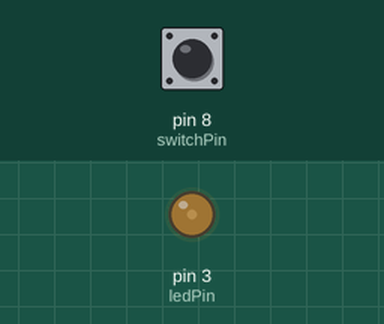
A sketch run on a simulated Arduino Uno, built with avr-gcc and run on an emulated ATmega328P. Shown: output pins drawn as LEDs (lit = HIGH). The inputs (shaded band) are chosen by the test bench; at power-on: pin 8 (switchPin) HIGH.

Above: at 1.2 s.
1.3 s: pin 8 (switchPin) pulled LOW for 0.15 s
At 2.0 s:
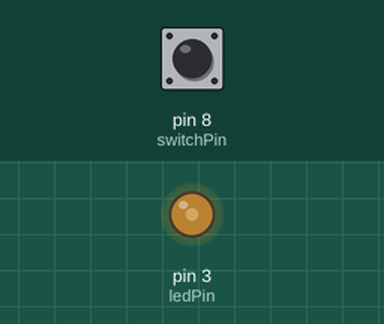
2.9 s: pin 8 (switchPin) pulled LOW for 1 s
At 4.5 s:
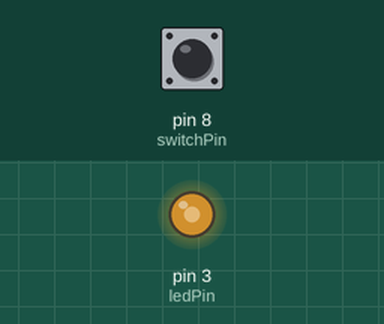
5.4 s: pin 8 (switchPin) pulled LOW for 0.15 s
At 6.3 s:
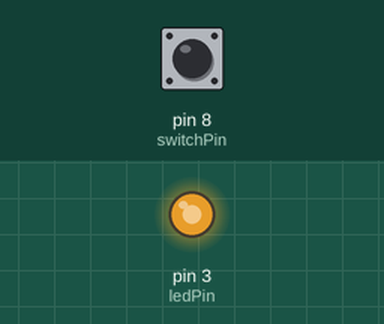
7.0 s: pin 8 (switchPin) pulsed LOW 5 times (0.12 s each, 0.3 s apart)
At 7.57 s:
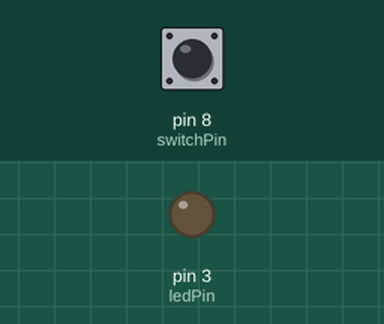
10.0 s: pin 8 (switchPin) pulled LOW for 3.2 s
At 13.9 s:
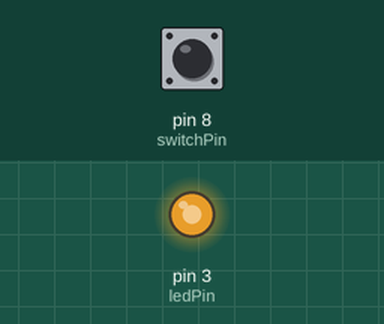
Timing chart, 0 to 15.4 s (numbered marks = the images above; inputs shaded):
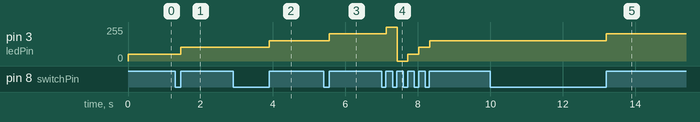

Measured:
- after the input at 1.3 s, pin 3 (ledPin): 51/255 → 102/255 after 0.16 s
- after the input at 2.9 s, pin 3 (ledPin): 102/255 → 153/255 after 1.0 s
- after the input at 5.4 s, pin 3 (ledPin): 153/255 → 204/255 after 0.16 s
- after the input at 7.0 s, pin 3 (ledPin): 204/255 → 255/255 after 0.13 s, → 0/255 0.30 s later, → 51/255 0.30 s later, → 102/255 0.30 s later, … (5 changes in this stretch)
- after the input at 10.0 s, pin 3 (ledPin): 153/255 → 204/255 after 3.2 s

The sketch:

LedLevel_pwm.ino
```cpp
int switchPin = 8;
int ledPin = 3;
boolean lastButton = LOW;
boolean currentButton = LOW;
int ledLevel = 0;

void setup()
{
  pinMode(switchPin, INPUT);
  pinMode(ledPin, OUTPUT);
}

boolean debounce(boolean last)
{
  boolean current = digitalRead(switchPin);
  if (last != current)
  {
    delay(5);
    current = digitalRead(switchPin);
  }
  return current;
}

void loop()
{
  currentButton = debounce(lastButton);
  if (lastButton == LOW  && currentButton == HIGH)
   {
      ledLevel = ledLevel + 51;
   }
   lastButton = currentButton;

   if (ledLevel>255) ledLevel=0;
   analogWrite(ledPin, ledLevel);
}
```
